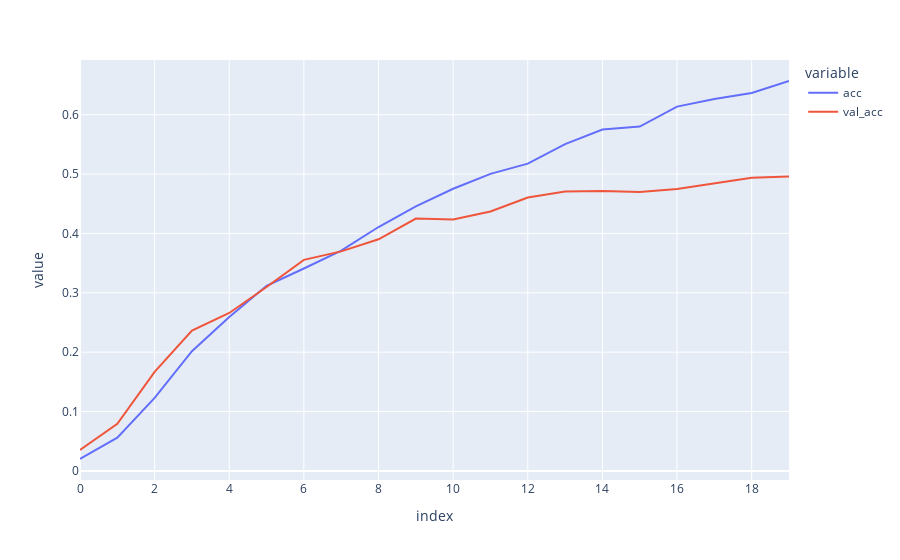

Notebook code cell kept with this figure:
### Code cell
fig = px.line({'acc': train_history['acc'], 'val_acc': val_history['acc']})
fig.show()

### Figure 1 — Plotly figure (JSON) as saved in the notebook; plotly's stock layout.template omitted (floating-point values rounded to 4 significant figures)
{"data": [{"hovertemplate": "variable=acc<br>index=%{x}<br>value=%{y}<extra></extra>", "legendgroup": "acc", "line": {"color": "#636efa", "dash": "solid"}, "marker": {"symbol": "circle"}, "mode": "lines", "name": "acc", "orientation": "v", "showlegend": true, "type": "scatter", "x": [0, 1, 2, 3, 4, 5, 6, 7, 8, 9, 10, 11, 12, 13, 14, 15, 16, 17, 18, 19], "xaxis": "x", "y": [0.02001, 0.05608, 0.1231, 0.2016, 0.2592, 0.3118, 0.3409, 0.371, 0.4108, 0.4455, 0.4753, 0.5004, 0.5176, 0.5505, 0.575, 0.58, 0.6136, 0.6264, 0.6367, 0.6568], "yaxis": "y"}, {"hovertemplate": "variable=val_acc<br>index=%{x}<br>value=%{y}<extra></extra>", "legendgroup": "val_acc", "line": {"color": "#EF553B", "dash": "solid"}, "marker": {"symbol": "circle"}, "mode": "lines", "name": "val_acc", "orientation": "v", "showlegend": true, "type": "scatter", "x": [0, 1, 2, 3, 4, 5, 6, 7, 8, 9, 10, 11, 12, 13, 14, 15, 16, 17, 18, 19], "xaxis": "x", "y": [0.03517, 0.07926, 0.1669, 0.2364, 0.266, 0.3098, 0.3556, 0.3698, 0.3902, 0.4251, 0.4237, 0.4371, 0.4605, 0.4705, 0.4714, 0.4697, 0.475, 0.4851, 0.494, 0.4959], "yaxis": "y"}], "layout": {"legend": {"title": {"text": "variable"}, "tracegroupgap": 0}, "margin": {"t": 60}, "xaxis": {"anchor": "y", "domain": [0, 1], "title": {"text": "index"}}, "yaxis": {"anchor": "x", "domain": [0, 1], "title": {"text": "value"}}}}
